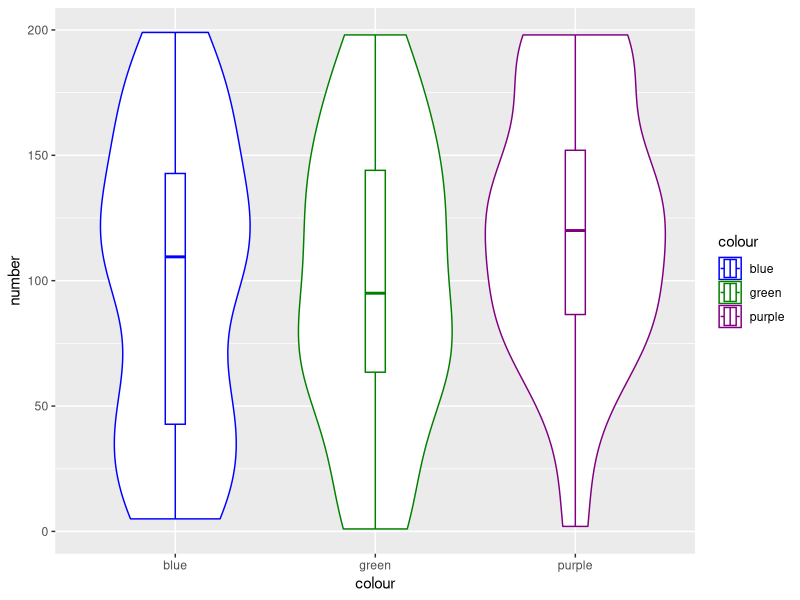

The R source for this figure:
install.packages("ggplot2")
library("ggplot2")

colour = sample(c("green","blue","purple"), size=100, replace=TRUE)
number = sample(1:200, size=100, replace=TRUE)
df = data.frame(number,colour)


ggplot(df, aes(x=number,y=colour, color=colour)) + geom_violin() + coord_flip() + geom_boxplot(width=0.1) + scale_color_manual(values=c("#0000FF", "#008000", "#800080"))